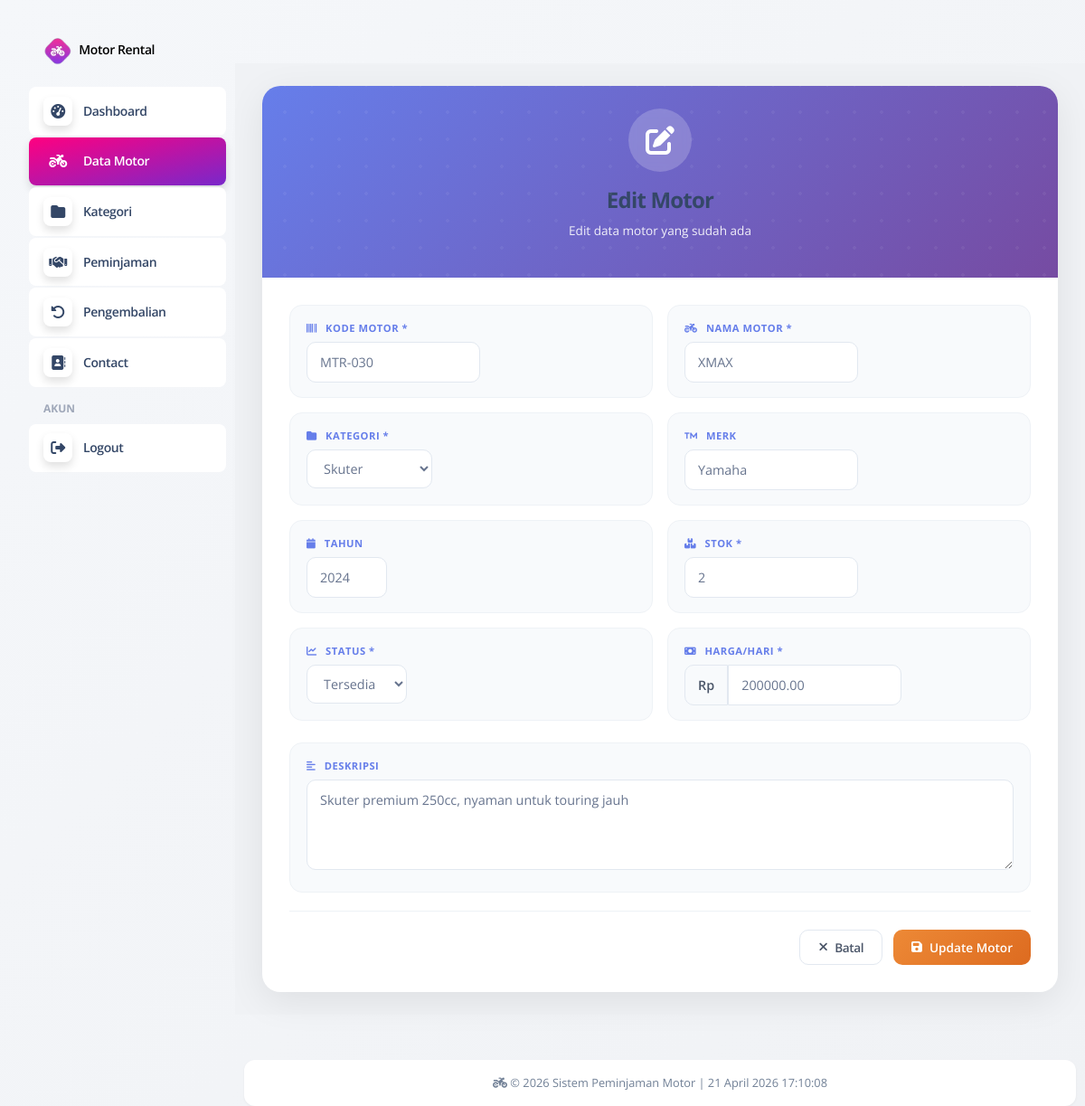
The page /backend/petugas/pages/motor/edit.php?id=30 (signed in) on the database its author committed.
### tables this page shows
CREATE TABLE `barang` (
  `id` int NOT NULL,
  `kode_barang` varchar(20) NOT NULL,
  `slug` varchar(100) DEFAULT NULL,
  `kategori_id` int NOT NULL,
  `nama_barang` varchar(100) NOT NULL,
  `merk` varchar(50) DEFAULT NULL,
  `tahun` int DEFAULT NULL,
  `stok` int DEFAULT '1',
  `jumlah_tersedia` int DEFAULT '1',
  `jumlah` int DEFAULT '1',
  `status` enum('tersedia','dipinjam','rusak','hilang') DEFAULT 'tersedia',
  `harga_sewa_perhari` decimal(10,2) NOT NULL,
  `deskripsi` text,
  `created_at` timestamp NULL DEFAULT CURRENT_TIMESTAMP
);

CREATE TABLE `kategori` (
  `id` int NOT NULL,
  `nama_kategori` varchar(50) NOT NULL,
  `deskripsi` text,
  `created_at` timestamp NULL DEFAULT CURRENT_TIMESTAMP
);

### backend/petugas/pages/motor/edit.php (the view, shortened to what this page needs)
<?php
include '../../partials/header.php';
include '../../partials/sidebar.php';
include '../../app.php';
$id = (int)$_GET['id'];
$qMotor = mysqli_query($connect, "SELECT * FROM barang WHERE id = $id");
$motor = mysqli_fetch_object($qMotor);
$qKategori = mysqli_query($connect, "SELECT * FROM kategori ORDER BY nama_kategori");
?>
<link rel="stylesheet" href="style.css">
<div id="main">
    <div class="form-card">
        <div class="form-header">
            <div class="form-icon">
                <i class="fas fa-edit"></i>
            </div>
            <h2>Edit Motor</h2>
            <p>Edit data motor yang sudah ada</p>
        </div>
        <div class="form-body">
            <form action="../../action/motor/update.php?id=<?= $id ?>" method="POST">
                <div class="info-grid">
                    <div class="info-item">
                        <div class="info-label"><i class="fas fa-barcode"></i> Kode Motor *</div>
                        <input type="text" name="kode_barang" class="form-control" value="<?= htmlspecialchars($motor->kode_barang) ?>" required>
                    </div>
                    <div class="info-item">
                        <div class="info-label"><i class="fas fa-motorcycle"></i> Nama Motor *</div>
                        <input type="text" name="nama_barang" class="form-control" value="<?= htmlspecialchars($motor->nama_barang) ?>" required>
                    </div>
                    <div class="info-item">
                        <div class="info-label"><i class="fas fa-folder"></i> Kategori *</div>
                        <select name="kategori_id" class="form-select" required>
                            <?php while($kat = mysqli_fetch_assoc($qKategori)): ?>
                                <option value="<?= $kat['id'] ?>" <?= $motor->kategori_id == $kat['id'] ? 'selected' : '' ?>>
                                    <?= htmlspecialchars($kat['nama_kategori']) ?>
                                </option>
                            <?php endwhile; ?>
                        </select>
                    </div>
                    <div class="info-item">
                        <div class="info-label"><i class="fas fa-trademark"></i> Merk</div>
                        <input type="text" name="merk" class="form-control" value="<?= htmlspecialchars($motor->merk) ?>">
                    </div>
                    <div class="info-item">
                        <div class="info-label"><i class="fas fa-calendar"></i> Tahun</div>
                        <input type="number" name="tahun" class="form-control" value="<?= $motor->tahun ?>" min="2000" max="<?= date('Y') ?>">
                    </div>
                    <div class="info-item">
                        <div class="info-label"><i class="fas fa-boxes"></i> Stok *</div>
                        <input type="number" name="stok" class="form-control" value="<?= $motor->stok ?>" min="1" required>
                    </div>
                    <div class="info-item">
                        <div class="info-label"><i class="fas fa-chart-line"></i> Status *</div>
                        <select name="status" class="form-select" required>
                            <option value="tersedia" <?= $motor->status == 'tersedia' ? 'selected' : '' ?>>Tersedia</option>
                        </select>
                    </div>
                    <div class="info-item">
                        <div class="info-label"><i class="fas fa-money-bill"></i> Harga/Hari *</div>
                        <div class="input-group" style="display: flex;">
                            <span class="input-group-text" style="border-radius: 10px 0 0 10px;">Rp</span>
                            <input type="number" name="harga_sewa_perhari" class="form-control" style="border-radius: 0 10px 10px 0;" value="<?= $motor->harga_sewa_perhari ?>" required min="0" step="1000">
                        </div>
                    </div>
                </div>
                <div class="info-item" style="margin-top: 0;">
                    <div class="info-label"><i class="fas fa-align-left"></i> Deskripsi</div>
                    <textarea name="deskripsi" class="form-control" rows="3"><?= htmlspecialchars($motor->deskripsi) ?></textarea>
                </div>
                <div class="detail-footer">
                    <a href="index.php" class="btn btn-outline-secondary">
                        <i class="fas fa-times"></i> Batal
                    </a>
                    <button type="submit" name="tombol" class="btn btn-warning">
                        <i class="fas fa-save"></i> Update Motor
                    </button>
                </div>
            </form>
        </div>
    </div>
</div>
<?php include '../../partials/footer.php'; include '../../partials/script.php'; ?>

### backend/petugas/pages/motor/style.css (style rules this page uses)
* { margin: 0; padding: 0; box-sizing: border-box; }
body { background: linear-gradient(135deg, #f5f7fa 0%, #f0f2f5 100%); font-family: 'Inter', 'Segoe UI', sans-serif; overflow-x: hidden; }
#main { margin-left: 260px; margin-top: 70px; padding: 25px 30px; width: calc(100% - 260px); min-height: calc(100vh - 70px); transition: all 0.3s ease; background: #f0f2f5; }
.form-card { background: white; border-radius: 20px; box-shadow: 0 10px 40px rgba(0, 0, 0, 0.08); overflow: hidden; }
.form-header { background: linear-gradient(135deg, #667eea 0%, #764ba2 100%); padding: 25px 30px; text-align: center; color: white; position: relative; overflow: hidden; }
.form-header::before { content: ''; position: absolute; top: -50%; right: -50%; width: 200%; height: 200%; background: radial-gradient(circle, rgba(255,255,255,0.1) 2px, transparent 2px); background-size: 30px 30px; opacity: 0.5; }
.form-header .form-icon { width: 70px; height: 70px; background: rgba(255, 255, 255, 0.2); border-radius: 50%; display: inline-flex; align-items: center; justify-content: center; margin-bottom: 15px; backdrop-filter: blur(5px); }
.form-header .form-icon i { font-size: 32px; }
.form-header h2 { font-size: 1.5rem; margin-bottom: 8px; font-weight: 700; }
.form-header p { font-size: 0.85rem; opacity: 0.9; }
.form-body { padding: 30px; }
.form-control, .form-select { font-size: 0.9rem !important; padding: 10px 14px !important; border-radius: 10px !important; border: 1.5px solid #e2e8f0 !important; background: white; transition: all 0.2s ease; }
.input-group-text { font-size: 0.9rem; padding: 10px 14px; background: #f8fafc; border: 1.5px solid #e2e8f0; border-radius: 10px 0 0 10px; color: #4a5568; font-weight: 600; }
.input-group .form-control { border-radius: 0 10px 10px 0 !important; }
textarea.form-control { resize: vertical; min-height: 100px; }
.info-grid { display: grid; grid-template-columns: repeat(2, 1fr); gap: 16px; margin-bottom: 24px; }
.info-item:has(.fa-align-left), .info-item.deskripsi-item { grid-column: 1 / -1; width: 100%; }
.info-item { background: #f8fafc; border-radius: 14px; padding: 16px 18px; transition: all 0.2s ease; border: 1px solid #eef2f6; }
.info-label { font-size: 0.7rem; text-transform: uppercase; color: #667eea; font-weight: 700; margin-bottom: 6px; letter-spacing: 0.5px; }
.info-label i { margin-right: 6px; }
.info-item textarea { width: 100%; min-height: 100px; }
.detail-footer { display: flex; justify-content: flex-end; gap: 12px; margin-top: 20px; padding-top: 20px; border-top: 1px solid #eef2f6; }
.btn { border-radius: 10px !important; padding: 8px 20px !important; font-size: 0.85rem !important; font-weight: 600 !important; transition: all 0.2s ease !important; border: none !important; display: inline-flex; align-items: center; gap: 8px; }
.btn-warning { background: linear-gradient(135deg, #ed8936 0%, #dd6b20 100%) !important; color: white !important; }
.btn-outline-secondary { background: white !important; border: 1.5px solid #e2e8f0 !important; color: #4a5568 !important; }
.card-modern, .detail-card, .form-card { animation: fadeInUp 0.4s ease-out; }

### rows shown on the page
barang: kode_barang "MTR-030", nama_barang "XMAX", kategori_id "Skuter", merk "Yamaha", tahun "2024", stok "2", status "Tersedia", harga_sewa_perhari "200000.00", deskripsi "Skuter premium 250cc, nyaman untuk touring jauh"
